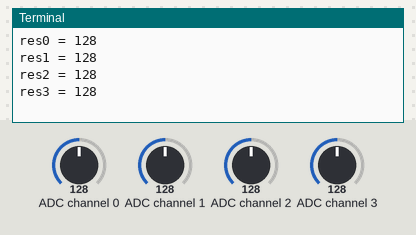
A program run on a simulated Raspberry Pi (BCM pin numbers). Shown: the last lines printed to the terminal. The inputs (shaded band) are chosen by the test bench; at power-on: ADC channel 0 = 128, ADC channel 1 = 128, ADC channel 2 = 128, ADC channel 3 = 128 (analog values on the 0–255 scale).

Above: at 1.2 s.
1.3 s: ADC channel 0 set to 178
At 1.52 s:
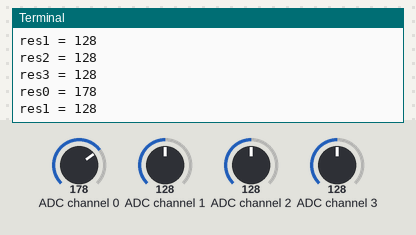
3.2 s: ADC channel 1 set to 178
At 4.9 s:
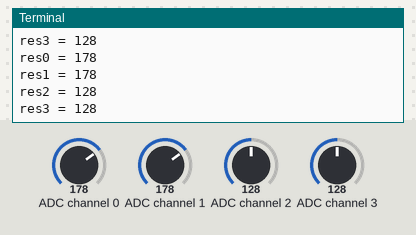
5.1 s: ADC channel 2 set to 178
At 6.7 s:
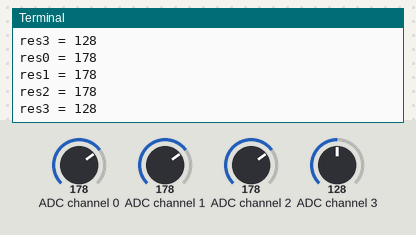
7.0 s: ADC channel 3 set to 178
At 8.2 s:
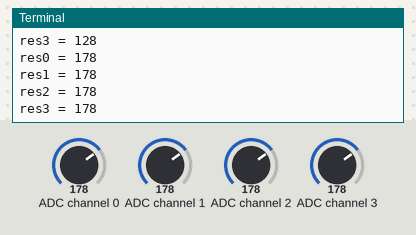
8.9 s: ADC channel 0 set to 247
At 9.96 s:
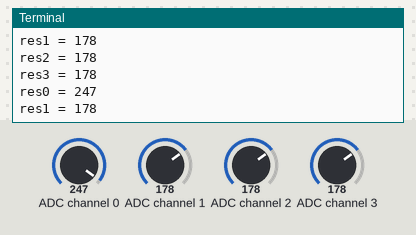
10.8 s: ADC channel 1 set to 247
At 12.1 s:
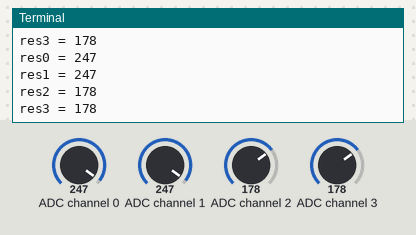
Timing chart, 0 to 13.7 s (numbered marks = the images above; inputs shaded):
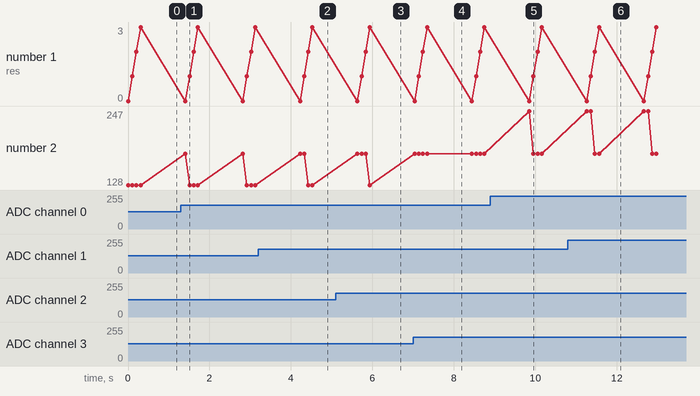

Measured:
- after the input at 1.3 s, the terminal: prints a new line after 0.11 s (image 1)
- after the input at 3.2 s, the terminal: prints a new line after 1.1 s (image 2)
- after the input at 5.1 s, the terminal: prints a new line after 0.73 s (image 3)
- after the input at 7.0 s, the terminal: prints a new line after 0.34 s (image 4)
- after the input at 8.9 s, the terminal: prints a new line after 0.95 s (image 5)
- after the input at 10.8 s, the terminal: prints a new line after 0.56 s (image 6)

The program:

ADC0834_IC.py
```python
#!/usr/bin/env python3
# ADC0834 module for gpiozero with bidirectional DIO pin

from gpiozero import DigitalOutputDevice, DigitalInputDevice
import time

# --- Default GPIO pins ---
ADC_CS  = 17
ADC_CLK = 18
ADC_DIO = 27

# --- Device objects ---
cs = None
clk = None
dio = None  # Will be DigitalOutputDevice or DigitalInputDevice

def setup(cs_pin=17, clk_pin=18, dio_pin=27):
    """
    Initialize ADC0834 pins
    """
    global ADC_CS, ADC_CLK, ADC_DIO, cs, clk, dio
    ADC_CS = cs_pin
    ADC_CLK = clk_pin
    ADC_DIO = dio_pin

    cs = DigitalOutputDevice(ADC_CS)
    clk = DigitalOutputDevice(ADC_CLK)
    dio = DigitalOutputDevice(ADC_DIO)  # Start as output

def destroy():
    """
    Cleanup all GPIOs
    """
    cs.close()
    clk.close()
    dio.close()

# --- Helper functions to switch DIO direction ---
def dio_to_input():
    global dio
    dio.close()
    dio = DigitalInputDevice(ADC_DIO)

def dio_to_output():
    global dio
    dio.close()
    dio = DigitalOutputDevice(ADC_DIO)

# --- Get ADC value from channel 0-3 ---
def get_result(channel=0):
    sel = int((channel > 1) & 1)
    odd = channel & 1

    # Start communication
    dio_to_output()
    cs.off()
    clk.off()
    dio.on()
    time.sleep(0.000002)
    clk.on()
    time.sleep(0.000002)

    # Single-ended mode
    clk.off()
    dio.on()
    time.sleep(0.000002)
    clk.on()
    time.sleep(0.000002)

    # ODD bit
    clk.off()
    if odd:
        dio.on()
    else:
        dio.off()
    time.sleep(0.000002)
    clk.on()
    time.sleep(0.000002)

    # Select bit
    clk.off()
    if sel:
        dio.on()
    else:
        dio.off()
    time.sleep(0.000002)
    clk.on()
    time.sleep(0.000002)
    clk.off()
    time.sleep(0.000002)

    # --- Read data ---
    dat1 = 0
    dio_to_input()  # Switch DIO to input
    for i in range(8):
        clk.on(); time.sleep(0.000002)
        clk.off(); time.sleep(0.000002)
        dat1 = (dat1 << 1) | dio.value

    dat2 = 0
    for i in range(8):
        dat2 |= (dio.value << i)
        clk.on(); time.sleep(0.000002)
        clk.off(); time.sleep(0.000002)

    cs.on()
    dio_to_output()  # Switch back to output

    if dat1 == dat2:
        return dat1
    else:
        return 0

# --- Convenience function for channel 1 ---
def get_result1():
    return get_result(1)

# --- Optional loop for testing ---
def loop():
    while True:
        for i in range(4):
            res = get_result(i)
            print(f"res{i} = {res}")
            time.sleep(0.1)
        time.sleep(1)

# --- Run test loop if module executed directly ---
if __name__ == "__main__":
    setup()
    try:
        loop()
    except KeyboardInterrupt:
        destroy()
        print("GPIO cleanup done.")
```
